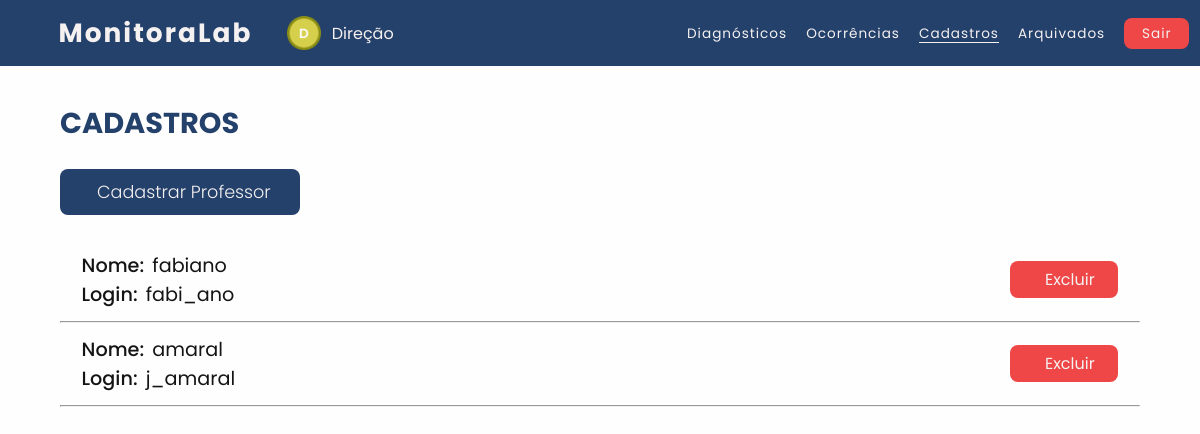
/usuarios/diretoria/professores-cadastrados.php (signed in), run on the app's committed database.
### tables this page shows
CREATE TABLE `professor` (
  `Login` varchar(30) NOT NULL,
  `Nome` varchar(30) NOT NULL,
  `Senha` varchar(30) NOT NULL,
  `Login_Direcao` varchar(30) DEFAULT NULL
);

### usuarios/diretoria/professores-cadastrados.php (the view, shortened to what this page needs)
<?php
   $conexao = ConectarBanco();
   $sql_query = $conexao->query("SELECT `Login`, `Nome` FROM `professor`") or die ($conexao->error);
?>
<!DOCTYPE html>
<html lang="pt-br">
<head>
    <link rel="stylesheet" type="text/css" href="../../css/navbar.css"><link rel="preconnect" href="https://fonts.googleapis.com">
    <link rel="stylesheet" type="text/css" href="../../css/cadastros.css"><link rel="preconnect" href="https://fonts.googleapis.com">
    <link rel="stylesheet" href="../../css/fonte-alert.css">
    <link rel="stylesheet" type="text/css" href="../../css/icone-tema.css">
</head>
<body id="body">
    <nav>
        <h1 class="logo">MonitoraLab</h1>
        <img src="../../icons/icone-direcao.png" class="icone-usuario">
        <div class="usuario">Direção</div>
        <ul>
            <li><a class="nav-li" href="inicio.php">Diagnósticos</a></li>
            <li><a class="nav-li" href="ocorrencias.php">Ocorrências</a></li>
            <li><a class="active" href="">Cadastros</a></li>
            <li><a class="nav-li" href="ocorrencias-arquivadas.php?problema=&data=&lab=">Arquivados</a></li>
            <li><a class="Btn-Sair" onclick="Sair()" style="cursor: pointer;">Sair</a> </li>
        </ul>
    </nav>
    <h1 class="titulo">CADASTROS</h1>
    <a href="cadastrar-professor.php" class="Cadastrar">
        <div class="Btn-Cadastrar">Cadastrar Professor</div>
    </a>
    <?php
        while ($professor = $sql_query->fetch_assoc())
        {
    ?>
    <div class="cadastrados">
        <div class="caixa-1">
            <div class="dados">
                <div class="nome">
                    <p class="sub-titulos">Nome:</p>
                    <div class="nome-usu">
                        <?php echo $professor['Nome']; ?>
                    </div>
                </div>
                <div class="login">
                    <p class="sub-titulos">Login:</p>
                    <div class="login-usu">
                        <?php echo $professor['Login']; ?>
                    </div>
                </div>
            </div>
            <a href="#" class="Btn-Excluir" onclick="ExcluirUsuario(this)" var-login="<?php echo
                $professor['Login']; ?>" style="cursor: pointer;">
                 Excluir</a>
        </div>
        <hr>
    </div>
    <?php
        }
    ?>
    </body>
</html>

### css/navbar.css (style rules this page uses)
nav { background-color: var(--azul-1); color: var(--branco-1); padding: 1.1% 2%; display: flex; align-items: center; }
.logo { font-family: 'Poppins', sans-serif; font-size: 165%; font-weight: bold; letter-spacing: 2px; margin-left: 2%; }
.icone-usuario { margin-left: 3%; margin-right: 0.4%; width: 3%; }
.usuario { font-family: 'Poppins', sans-serif; font-size: 100%; margin-left: 0.5%; }
nav ul { position: absolute; margin-left: 54%; }
nav ul li { display: inline-block; line-height: 80%; margin-left: 15px; }
nav ul li a { color: var(--branco-1); font-family: 'Poppins', sans-serif; font-size: 85%; letter-spacing: 1px; line-height: 20%; position: relative; font-weight: 400; }
.nav-li::after { content: " "; width: 0%; height: 1px; background-color: var(--branco-1); position: absolute; bottom: 0; left: 0; transition: 0.2s ease-in-out; }
.active::after { content: " "; width: 100%; height: 1px; background-color: var(--branco-1); position: absolute; bottom: 0; left: 0; }
.Btn-Sair { background-color: var(--vermelho-1); padding: 20% 60%; border-radius: 8px; }

### css/cadastros.css (style rules this page uses)
html { min-height: 100vh; }
* { margin: 0; padding: 0; text-decoration: none; list-style: none; }
body { background: var(--fundo); }
.titulo { font-family: 'Poppins', sans-serif; color: var(--h2); margin: 3% 0 2% 5%; font-size: 180%; }
a.Cadastrar { display: flex; align-items: center; font-family: 'Poppins', sans-serif; background-color: var(--azul-1); color: var(--branco-1); padding: 0.8% 2%; margin: 2% 5% 3% 5%; border-radius: 8px; width: 16%; cursor: pointer; text-align: center; justify-content: center; }
.Btn-Cadastrar { font-size: 110%; font-weight: 300; margin-left: 4%; }
.caixa-1 { margin: 1% 5%; display: flex; justify-content: space-between; }
.dados { font-family: 'Poppins', sans-serif; width: 76%; margin-left: 2%; }
.sub-titulos { font-weight: 500; font-size: 120%; color: var(--titulo-dados); }
.nome { display: flex; }
.nome-usu { font-size: 120%; margin-left: 1%; color: var(--dados); }
.login { display: flex; color: var(--dados); }
.login-usu { font-size: 120%; margin-left: 1%; color: var(--dados); }
hr { margin: 0 5%; }
.Btn-Excluir { background-color: var(--vermelho-1); color: var(--branco-1); font-family: 'Poppins', sans-serif; border-radius: 8px; float: right; cursor: pointer; width: 10%; margin: 1% 2%; display: flex; align-items: center; justify-content: center; }

### css/cores.css (style rules this page uses)
.tema-claro, :root { --azul-1: #24416B; --azul-2:#5E93E0; --branco-1: #f5f1f1; --vermelho-1: #EF4747; --vermelho-2: #d83b3b; --amarelo-1:#DDD73C; --preto-1: #000000; --cinza-1: #939393; --cinza-2: #7d7d7d4c; --cinza-3: #7d7d7d; --cinza-4: #4e4e4eb4; --preto-2: #0000001c; --preto-3: #141414; --icone: #fefefe; --fundo: #fefefe; --fundo-botao: #24416B; --h2: #24416B; --titulo-dados: #141414; --voltar: #090808; --titulo: #24416B; --dados: #141414; --ver-diag: #24416B; --caixa: #fefefe; --borda-caixa: #4e4e4eb4; --sombra: #0000001c; --texto-branco:#fefefe; --txt: #4e4e4eb4; --txt-hover: #7d7d7d4c; --miniatura:#4e4e4eb4; }
.tema-escuro, :root { --icone: #fefefe; --fundo: #091932; --fundo-botao: #091932; --h2: #fefefe; --titulo-dados: #e9e5e5; --voltar: #fefefe; --titulo: #fefefe; --dados: #fefefe; --ver-diag: #bdbdbd; --caixa: #24416B; --borda-caixa:#fefefe; --sombra: #fefefe14; --texto-branco:#fefefe; --txt: #4e4e4eb4; --miniatura: #fefefe; }

### usuarios/diretoria/professores-cadastrados.php (style rules this page uses)
body { visibility: hidden; }

### data on the page
professor: Nome "fabiano", Login "fabi_ano"
professor: Nome "amaral", Login "j_amaral"
